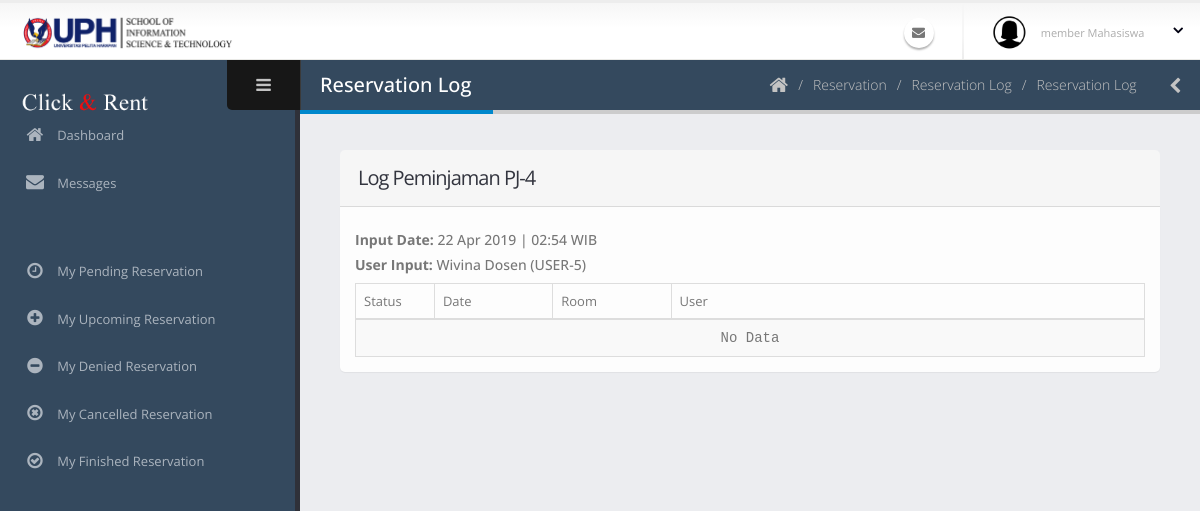
The app's page /admin/lihatLog.php?id=PJ-4, older data.
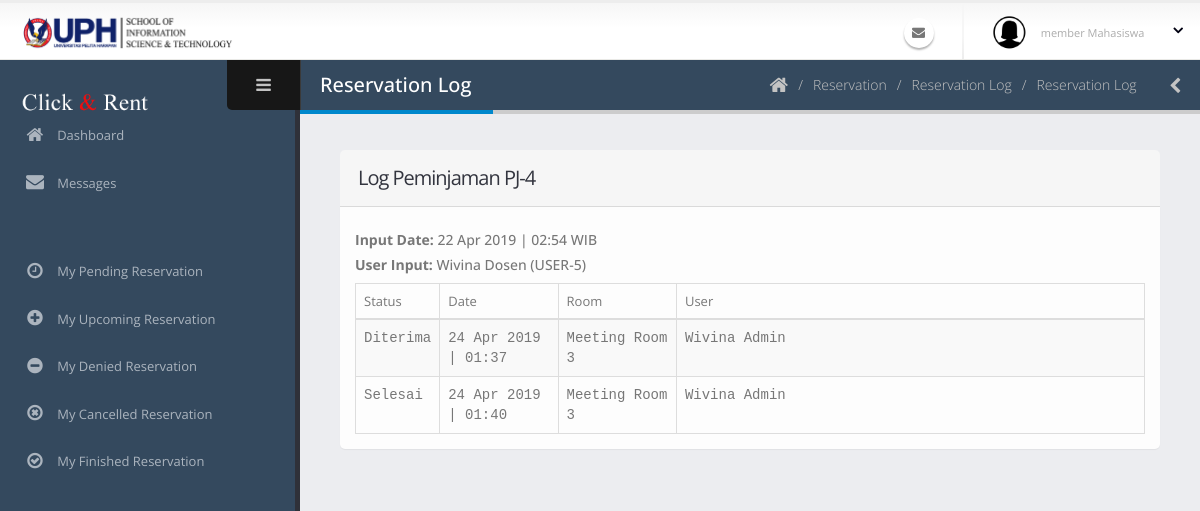
The same page, newer data.
### tables this page shows
CREATE TABLE `log_peminjaman` (
  `id_logPeminjaman` int(11) NOT NULL,
  `id_peminjaman` varchar(40) NOT NULL COMMENT 'PJ-0',
  `tanggal_peminjaman` date NOT NULL,
  `id_ruangan` varchar(40) NOT NULL,
  `waktu_mulai` time NOT NULL,
  `waktu_selesai` time NOT NULL,
  `id_pengguna` varchar(40) NOT NULL,
  `acara` varchar(70) NOT NULL,
  `jumlah_peserta` int(11) NOT NULL,
  `id_kategoriAcara` int(11) NOT NULL,
  `deskripsi_acara` text NOT NULL,
  `status_peminjaman` int(11) NOT NULL COMMENT '0:TUNGGU APPROVE, 1:APPROVED, 2:SEDANG DIPINJAM, 3:SELESAI, 4:TIDAK APPROVE 5:DIBATALKAN 6:TIMEOUT',
  `user_edit` varchar(40) NOT NULL,
  `waktu_edit` datetime NOT NULL
);

CREATE TABLE `ruangan` (
  `id_ruangan` varchar(40) NOT NULL COMMENT 'R-0',
  `nama_ruangan` varchar(60) NOT NULL,
  `jenis_ruangan` int(11) NOT NULL COMMENT '1:LABORATORY, 2: MEETING ROOM',
  `gedung_lantai` varchar(20) NOT NULL,
  `kapasitas` int(11) NOT NULL,
  `deskripsi` text NOT NULL,
  `user_add` varchar(40) NOT NULL,
  `waktu_add` datetime NOT NULL,
  `user_edit` varchar(40) NOT NULL,
  `waktu_edit` datetime NOT NULL,
  `user_delete` varchar(40) NOT NULL,
  `waktu_delete` datetime NOT NULL,
  `status_delete` int(11) NOT NULL
);

CREATE TABLE `pengguna` (
  `id_pengguna` varchar(40) NOT NULL COMMENT 'USER-0',
  `email` varchar(50) NOT NULL,
  `kata_sandi` text NOT NULL,
  `nama_lengkap` varchar(60) NOT NULL,
  `jenis_kelamin` char(1) NOT NULL,
  `tanggal_lahir` date NOT NULL,
  `alamat` text NOT NULL,
  `no_hp` varchar(20) NOT NULL,
  `tanggal_masuk` date NOT NULL,
  `status_pengguna` int(11) NOT NULL COMMENT '1: SUPER ADMIN, 2: ADMIN, 3: MEMBER DOSEN, 4:MEMBER MAHASISWA',
  `status_daftar` int(11) NOT NULL COMMENT '0 =TIDAK AKTIF, 1=MENUNGGU APPROVE, 2=AKTIF, 3=DITOLAK',
  `user_add` varchar(40) NOT NULL,
  `waktu_add` datetime NOT NULL,
  `user_edit` varchar(40) NOT NULL,
  `waktu_edit` datetime NOT NULL,
  `user_delete` varchar(40) NOT NULL,
  `waktu_delete` datetime NOT NULL,
  `status_delete` int(11) NOT NULL
);

### admin/lihatLog.php (the view, shortened to what this page needs)
<?php include('../session.php')?>
<?php include('../koneksi.php'); ?>
<?php include('req/head.php');?>
<?php include('req/header.php');?>
<?php include('req/leftbar.php');?>
	<section role="main" class="content-body">
		<header class="page-header">
			<h2>Reservation Log</h2>
			<div class="right-wrapper pull-right">
				<ol class="breadcrumbs">
					<li>
						<a href="index.php">
							<i class="fa fa-home"></i>
						</a>
					</li>
                    <li><span>Reservation</span></li>
                    <li><a href="logPeminjaman.php"><span>Reservation Log</span></a></li>
                    <li><span>Reservation Log</span></li>
				</ol>
				<a class="sidebar-right-toggle" data-open="sidebar-right"><i class="fa fa-chevron-left"></i></a>
			</div>
        </header>
<section class="panel">
    <header class="panel-heading">
    <?php $idpem = $_GET['id']?>
        <h2 class="panel-title">Log Peminjaman <?php echo $_GET['id'] ?></h2>
    </header>
    <div class="panel-body">
    <?php
    $add = mysqli_query($koneksi, "SELECT peminjaman.waktu_add, pengguna.nama_lengkap, pengguna.id_pengguna FROM peminjaman join pengguna on pengguna.id_pengguna=peminjaman.user_add WHERE id_peminjaman='$idpem'");
    $riw = mysqli_fetch_array($add);
    ?>
    <h5><b> Input Date:</b> <?php echo date("d M Y | H:i",strtotime($riw['waktu_add']))?> WIB</h5>
    <h5><b> User Input:</b> <?php echo $riw['nama_lengkap'] . " (" .$riw['id_pengguna'] . ")" ?></h5>
        <div class="table-responsive">
        <table class="table table-striped table-no-more table-bordered  mb-none">
									<thead>
										<tr>
											<th style="width: 10%"><span class="text-normal text-sm">Status</span></th>
											<th style="width: 15%"><span class="text-normal text-sm">Date</span></th>
                                            <th style="width: 15%"><span class="text-normal text-sm">Room</span></th>
											<th><span class="text-normal text-sm">User</span></th>
										</tr>
									</thead>
									<tbody class="log-viewer">
                                    <?php
                                    $query = mysqli_query($koneksi, "SELECT status_peminjaman, log_peminjaman.waktu_edit, ruangan.nama_ruangan, pengguna.nama_lengkap FROM log_peminjaman join pengguna join ruangan on ruangan.id_ruangan = log_peminjaman.id_ruangan AND pengguna.id_pengguna = log_peminjaman.user_edit WHERE id_peminjaman='$idpem' order by log_peminjaman.waktu_edit asc");
                                    if(mysqli_num_rows($query)==0){ ?>
                                        <tr>
                                            <td colspan="4" style="text-align:center">No Data</td>
                                        </tr>
                                    <?php
                                    }
                                    while($data=mysqli_fetch_array($query)){
                                    ?>
										<tr>
											<td>
                                                <?php
                                                if($data['status_peminjaman']==0){
                                                    $status = "Pending";
                                                }else if($data['status_peminjaman']==1){
                                                    $status = "Diterima";
                                                }else if($data['status_peminjaman']==3){
                                                    $status = "Selesai";
                                                }else if($data['status_peminjaman']==4){
                                                    $status = "Tidak Approve";
                                                }else if($data['status_peminjaman']==5){
                                                    $status = "Dibatalkan";
                                                }else{
                                                    $status = "Time Out";
                                                }
                                                echo $status;
                                                ?>
											</td>
											<td>
                                                <?php
                                                echo date("d M Y | H:i",strtotime($data['waktu_edit'])) ?>
											</td>
                                            <td>
                                                <?php
                                                 echo $data['nama_ruangan'];
                                                ?>
											</td>
											<td>
                                                <?php
                                                 echo $data['nama_lengkap'];
                                                ?>
											</td>
										</tr>
                                    <?php } ?>
									</tbody>
								</table>
        </div>
    </div>
</section>
<?php include('req/endtitle.php');?>
<?php include('req/script.php');?>

Row changes from the older to the newer data that the page shows:
added log_peminjaman: status_peminjaman "Diterima", waktu_edit "24 Apr 2019 | 01:37", id_ruangan.nama_ruangan "Meeting Room 3", pengguna.nama_lengkap "Wivina Admin"
added log_peminjaman: status_peminjaman "Selesai", waktu_edit "24 Apr 2019 | 01:40", id_ruangan.nama_ruangan "Meeting Room 3", pengguna.nama_lengkap "Wivina Admin"
Text that changed along with them:
text no longer shown: "No Data"
